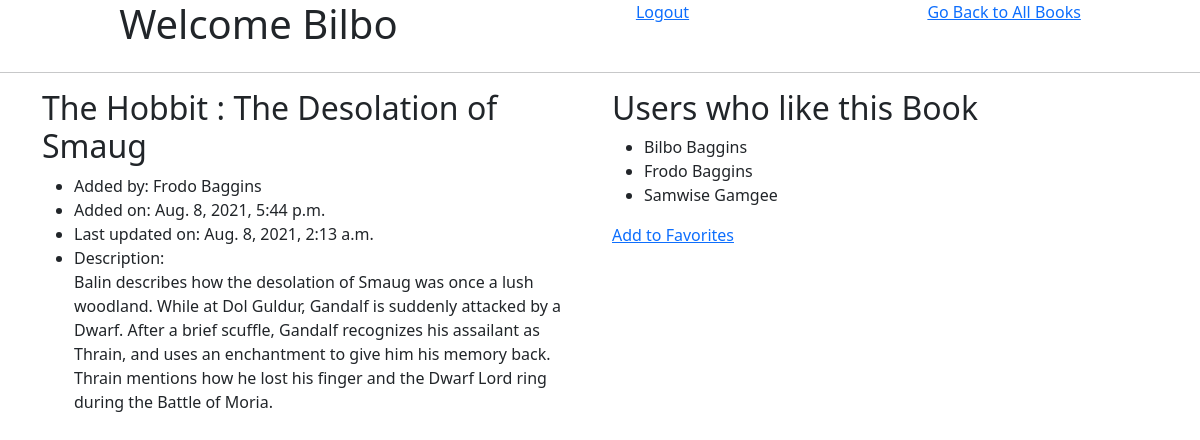
Screenshot of /details/2 (signed in) with the database file from the repository.
### favorite_books_app/models.py (models this page shows, shortened)
class Book(models.Model):
    title = models.CharField(max_length=255)
    desc = models.TextField()
    uploaded_by = models.ForeignKey(User, related_name="books_uploaded", on_delete=models.CASCADE,)
    user_favorites = models.ManyToManyField(User, related_name="liked_books")
    created_at = models.DateTimeField(auto_now=True)
    updated_at = models.DateTimeField(auto_now_add=True)
    objects = BookManager()

class User(models.Model):
    fname = models.CharField(max_length=100)
    lname = models.CharField(max_length=100)
    email = models.EmailField(max_length=100)
    password = models.CharField(max_length=100)
    created_at = models.DateTimeField(auto_now=True)
    updated_at = models.DateTimeField(auto_now_add=True)
    objects = UserManager()

### favorite_books_app/views.py (the view)
# urls.py: path('details/<int:id>', views.details),
def details(request, id):
    this_book = Book.objects.get(id=id)
    detail_query = {
        'books': this_book,
        'user': User.objects.get(id=request.session['log_user_id']),
        'liked':this_book.user_favorites.all()
    }
    return render(request, 'details.html', detail_query)

### favorite_books_app/templates/details.html (shortened to what this page needs)
<!DOCTYPE html>
<html lang="en">
<head>
    <link href="https://cdn.jsdelivr.net/npm/bootstrap@5.0.2/dist/css/bootstrap.min.css" rel="stylesheet">
</head>
<body>
    <header>
        <h1> Welcome {{user.fname}}</h1>
        <a href="/logout">Logout</a>
        <a href="/books">Go Back to All Books</a>
    </header>
    <hr>
    <div class="container">
        <div class="row">
            <div class="col-md-6">
                <div>
                    <h2>{{books.title}}</h2>
                </div>
                <ul>
                    <li>Added by: {{books.uploaded_by.fname}} {{books.uploaded_by.lname}}</li>
                    <li>Added on: {{books.created_at}}</li>
                    <li>Last updated on: {{books.updated_at}}</li>
                    <li>Description: <br>{{books.desc}}</li>
                </ul>
            </div>
            <div class="col-md-6">
                <h2>Users who like this Book </h2>
                <div class="col-md-6">
                    <ul>
                        {% for each in liked %}
                        <li>{{each.fname}} {{each.lname}}</li>
                        {% endfor %}
                    </ul>
                    <a href="/favorite/{{books.id}}">Add to Favorites</a>
                </div>
            </div>
        </div>
</body>
</html>

### favorite_books_app/templates/details.html (style rules this page uses)
header { display: flex; justify-content: space-around; }

### rows the page displays
Book: title "The Hobbit : The Desolation of Smaug", uploaded_by.fname "Frodo", uploaded_by.lname "Baggins", created_at "Aug. 8, 2021, 5:44 p.m.", updated_at "Aug. 8, 2021, 2:13 a.m.", desc "Balin describes how the desolation of Smaug was once a lush woodland. While at Dol Guldur, Gandalf is suddenly attacked by a Dwarf. After a brief scuffle, Gandalf recognizes his assailant as Thrain, and uses an enchantment to give him his memory back. Thrain mentions how he lost his finger and the Dwarf Lord ring during the Battle of Moria."
User: fname "Bilbo", lname "Baggins"
User: fname "Frodo", lname "Baggins"
User: fname "Samwise", lname "Gamgee"
